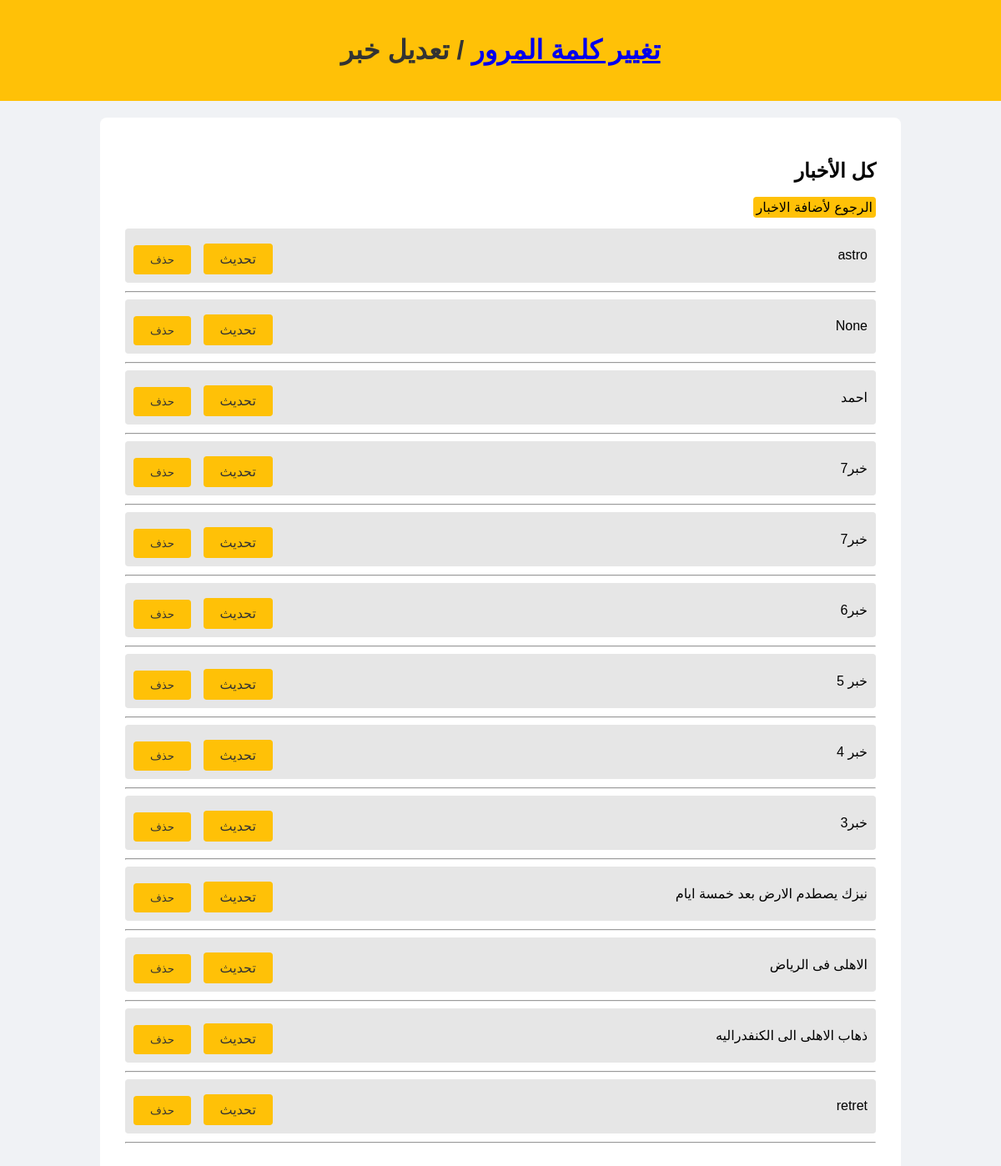
The page /update/ on the database its author committed.
### cn/models.py (models this page shows, shortened)
class News(models.Model):
    class C(models.TextChoices):
        SPORTS = 'رياضى', 'رياضى'
        ARTICLE = 'مقالى', 'مقالى'
        OTHER = 'اخر', 'اخر'
    title = models.CharField(
        max_length=2000,
        blank=True,
        null=True,
        verbose_name="عنوان الخبر"
    )
    description = models.TextField(
        blank=True,
        null=True,
        verbose_name="وصف الخبر"
    )
    is_featured = models.BooleanField(default=False, verbose_name="خبر مميز")
    image = models.ImageField(
        upload_to='uploads/news/',
        blank=True,
        null=True,
        verbose_name="الصورة الرئيسية"
    )
    category = models.CharField(
        max_length=10,
        choices=C.choices,
        default=C.OTHER,
        verbose_name="التصنيف"
    )
    created_at = models.DateTimeField(
        default=timezone.now,
        verbose_name="تاريخ الإضافة"
    )

### cn/views.py (the view)
# urls.py: path('update/', views.update, name='update'),
def update(request, pk=None):
    instance = get_object_or_404(News, pk=pk) if pk else None
    if request.method == 'POST':
        if 'delete_id' in request.POST:
            news = get_object_or_404(News, pk=request.POST['delete_id'])
            news.delete()
            return redirect('update')
    all_news = News.objects.all().order_by('-is_featured', '-created_at')
    return render(request, 'update.html', {
        'all_news': all_news,
    })

### templates/update.html (shortened to what this page needs)
{% load static %}
<!DOCTYPE html>
<html lang="ar" dir="ltr">
<head>
</head>
<body>
    <div class="header">
        <h1><a href="{% url 'change_password' %}">تغيير كلمة المرور</a>
 / تعديل خبر</h1>
    </div>
    <div class="container">
        <h2>كل الأخبار</h2>
        <a href="{% url 'crud' %}" class="a">الرجوع لأضافة الاخبار</a>
        <ul>
            {% for news in all_news %}
                <li>
                    {{ news.title }}
 <div class="all">
                    <div class="actions">
                        <a href="{% url 'crud_with_id' news.id %}">تحديث</a>
                    </div>
                    <div class="actions">
                        <form method="post" style="display:inline;">
                            <button type="submit">حذف</button>
                        </form>
                    </div></div>
                </li>
                <hr>
            {% endfor %}
        </ul>
    </div>
</body>
</html>

### templates/update.html (style rules this page uses)
body { font-family: Arial, sans-serif; background-color: #f0f2f5; margin: 0; padding: 0; display: flex; flex-direction: column; align-items: center; }
.header { background-color: #ffc107; color: #333; padding: 20px 0; width: 100%; text-align: center; margin-bottom: 20px; }
.container { background-color: #fff; padding: 30px; border-radius: 8px; width: 90%; max-width: 900px; direction: rtl; text-align: right; }
button { background-color: #ffc107; color: #333; padding: 10px 20px; border: none; border-radius: 4px; margin-top: 10px; cursor: pointer; }
ul { list-style: none; padding: 0; }
li { padding: 10px; margin-bottom: 10px; background: #e6e6e6; border-radius: 4px; }
.actions { display: inline-block; margin-right: 10px; }
.actions a { background-color: #ffc107; color: #333; padding: 10px 20px; border: none; border-radius: 4px; margin-top: 10px; cursor: pointer; text-decoration: none; }
li { display: flex; justify-content: space-between; align-items: center; }
.a { background-color: #ffc107; padding: 4px; border-radius: 4px; text-decoration: none; color: #000; }

### rows shown on the page
News: title "astro"
News: title "None"
News: title "احمد"
News: title "خبر7"
News: title "خبر7"
News: title "خبر6"
News: title "خبر 5"
News: title "خبر 4"
News: title "خبر3"
News: title "نيزك يصطدم الارض بعد خمسة ايام"
News: title "الاهلى فى الرياض"
News: title "ذهاب الاهلى الى الكنفدراليه"
News: title "retret"
